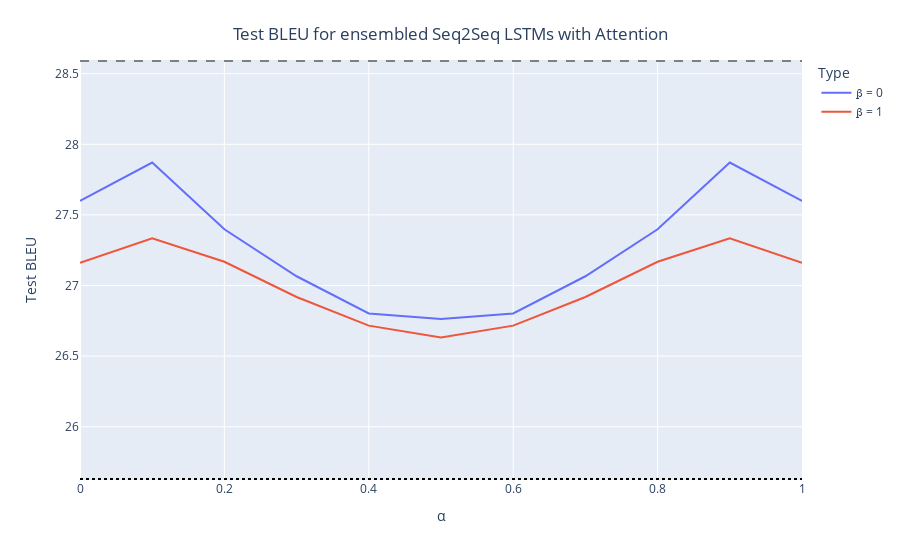

Notebook code for this chart:
### Code cell
fig = px.line(df, x='α', y='Test BLEU', color='Type')
fig.add_hline(y=28.59, line_dash='dash', line_color='grey')
fig.add_hline(y=25.63, line_dash='dot', line_color='black')
fig.update_layout(
    title={
        'text': "Test BLEU for ensembled Seq2Seq LSTMs with Attention",
        'y':0.95,
        'x':0.5,
        'xanchor': 'center',
        'yanchor': 'top'})
fig.show()
fig.write_html('attention_ensemble_plot.html')

### Figure 1 — Plotly figure (JSON) as saved in the notebook; plotly's stock layout.template omitted (floating-point values rounded to 4 significant figures)
{"data": [{"hovertemplate": "Type=ꞵ = 0<br>α=%{x}<br>Test BLEU=%{y}<extra></extra>", "legendgroup": "ꞵ = 0", "line": {"color": "#636efa", "dash": "solid"}, "marker": {"symbol": "circle"}, "mode": "lines", "name": "ꞵ = 0", "orientation": "v", "showlegend": true, "type": "scatter", "x": [0, 0.1, 0.2, 0.3, 0.4, 0.5, 0.6, 0.7, 0.8, 0.9, 1], "xaxis": "x", "y": [27.6, 27.87, 27.4, 27.07, 26.8, 26.76, 26.8, 27.07, 27.4, 27.87, 27.6], "yaxis": "y"}, {"hovertemplate": "Type=ꞵ = 1<br>α=%{x}<br>Test BLEU=%{y}<extra></extra>", "legendgroup": "ꞵ = 1", "line": {"color": "#EF553B", "dash": "solid"}, "marker": {"symbol": "circle"}, "mode": "lines", "name": "ꞵ = 1", "orientation": "v", "showlegend": true, "type": "scatter", "x": [0, 0.1, 0.2, 0.3, 0.4, 0.5, 0.6, 0.7, 0.8, 0.9, 1], "xaxis": "x", "y": [27.16, 27.33, 27.17, 26.92, 26.72, 26.63, 26.72, 26.92, 27.17, 27.33, 27.16], "yaxis": "y"}], "layout": {"legend": {"title": {"text": "Type"}, "tracegroupgap": 0}, "margin": {"t": 60}, "shapes": [{"line": {"color": "grey", "dash": "dash"}, "type": "line", "x0": 0, "x1": 1, "xref": "x domain", "y0": 28.59, "y1": 28.59, "yref": "y"}, {"line": {"color": "black", "dash": "dot"}, "type": "line", "x0": 0, "x1": 1, "xref": "x domain", "y0": 25.63, "y1": 25.63, "yref": "y"}], "title": {"text": "Test BLEU for ensembled Seq2Seq LSTMs with Attention", "x": 0.5, "xanchor": "center", "y": 0.95, "yanchor": "top"}, "xaxis": {"anchor": "y", "domain": [0, 1], "title": {"text": "α"}}, "yaxis": {"anchor": "x", "domain": [0, 1], "title": {"text": "Test BLEU"}}}}
